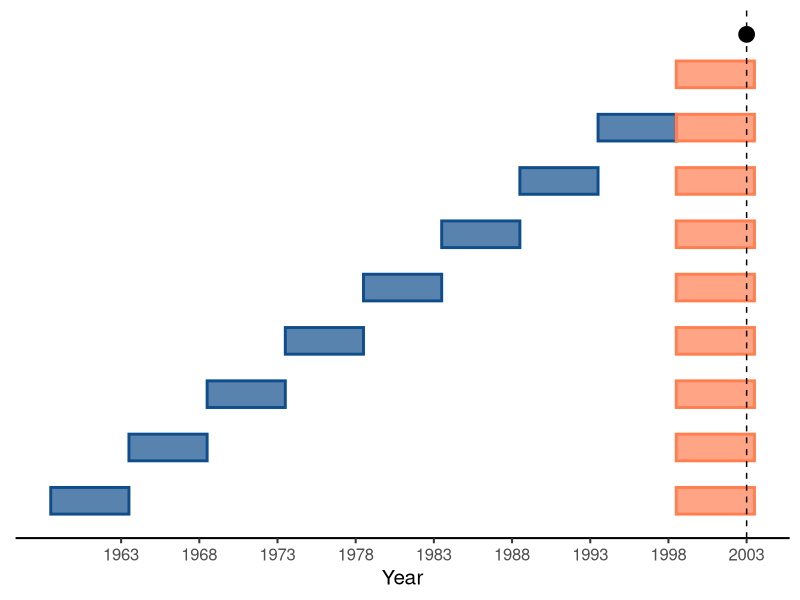

This figure's R source:
library(tidyverse)

train_seen <- 2003

lag_df <- data.frame(lag = c(5,10,15,20,25,30,35,40),
                     height = c(8,7,6,5,4,3,2,1),
                     start = c(train_seen - 5,train_seen - 10,train_seen - 15,train_seen - 20,
                               train_seen - 25,train_seen - 30, train_seen - 35, train_seen - 40),
                     info = c(rep('lag',8)))

lag_df3 <- data.frame(lag = c(0,5,10,15,20,25,30,35,40),
                      height = c(9,8,7,6,5,4,3,2,1),
                      start = rep(train_seen,9),
                      info = c(rep('lag3',9)))

pdf("figures/lag_concept_indiv_both4.pdf",height = 7, width = 6.5)
lag_df %>%
  ggplot() + geom_rect(aes(ymin = height, ymax = height + 0.5, xmin = start + 0.5, xmax = start - 5+ 0.5, fill = info, color = info),
                       alpha = 0.7, size = 1) +
  geom_rect(data = lag_df3, aes(ymin = height, ymax = height + 0.5, xmin = start+ 0.5, xmax = start - 5+ 0.5, fill = info, color = info),
            alpha = 0.7, size = 1) + 
  theme_classic(base_size = 15) + 
  scale_fill_manual(values = c('lag' = 'dodgerblue4','lag3' = 'coral')) + 
  scale_color_manual(values = c('lag' = 'dodgerblue4','lag3' = 'coral')) + 
  theme(axis.line.y = element_blank(),
        axis.title.y = element_blank(),
        axis.ticks.y = element_blank(),
        axis.text.y = element_blank(),
        legend.position = 'none') + 
  scale_x_continuous(breaks = seq(1963,2003,5)) +
  annotate(geom = 'point', x = 2003, y = 10, color = 'black', size = 5) + 
  xlab("Year") +
  geom_vline(xintercept = 2003, linetype = 'dashed')
dev.off()
